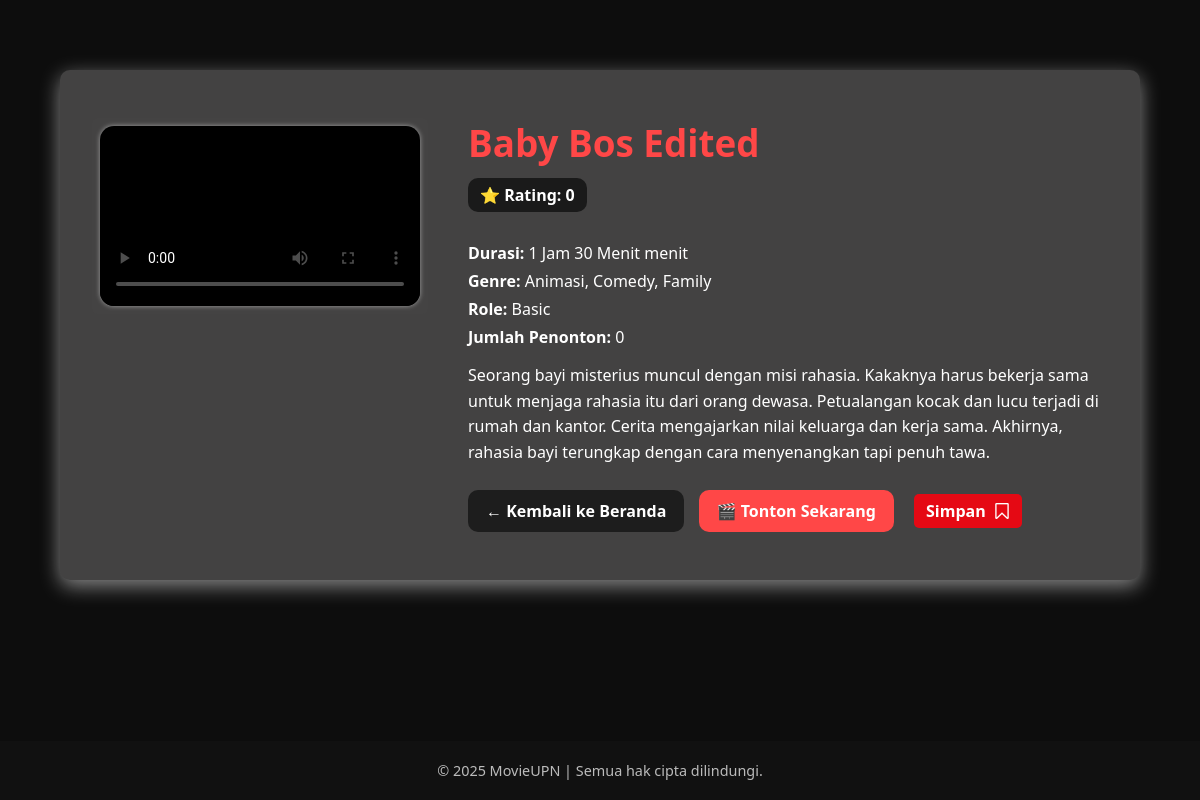
/route.php?page=detail&id=55, run on the app's committed database.
### tables this page shows
CREATE TABLE `video` (
  `id` int NOT NULL,
  `judul` varchar(255) NOT NULL,
  `sinopsis` text,
  `file_video` varchar(255) NOT NULL,
  `thumbnail` varchar(255) DEFAULT NULL,
  `genre` varchar(100) DEFAULT NULL,
  `durasi` varchar(20) DEFAULT NULL,
  `tanggal_upload` datetime DEFAULT CURRENT_TIMESTAMP,
  `role` varchar(50) DEFAULT 'basic',
  `jumlah_view` int DEFAULT '0',
  `jumlah_perating` int DEFAULT '0',
  `rating` int DEFAULT '0',
  `trailer` varchar(255) DEFAULT NULL,
  `indexPencarian` text NOT NULL
);

### src/view/user/detail.php (the view, shortened to what this page needs)
<?php
include __DIR__ . "/../../databases/koneksi.php";
$id = $_GET['id'] ?? '';
$stmt = $connect->prepare("SELECT * FROM video WHERE id = ?");
$stmt->bind_param("s", $id);
$stmt->execute();
$result = $stmt->get_result();
$data = $result->fetch_assoc();
$thumbnailPath = 'src/uploads/thumbnail/' . $data['thumbnail'];
$trailerPath = 'src/uploads/trailer/' . $data['trailer'];
$cek = $connect->prepare("SELECT * FROM simpan_film WHERE id_film = ? AND id_user = ?");
$cek->bind_param("ss", $id, $_SESSION['id_user']);
$cek->execute();
$hasil = $cek->get_result();
if ($hasil->num_rows > 0) {
    $tanda = "src/uploads/icon/bookmarkblack.png";
} else {
    $tanda = "src/uploads/icon/bookmarkwhite.png";
}
?>
<!DOCTYPE html>
<html lang="id">
<head>
    <link rel="stylesheet" href="?page=detail">
</head>
<body>
    <div class="containerUtama">
        <div class="gambarFilm">
            <video controls
                poster="<?= $thumbnailPath ?>"
                controlsList="nodownload"
                disablePictureInPicture>
                <source src="<?= $trailerPath ?>" type="video/mp4">
            </video>
        </div>
        <div class="infoFilm">
            <h1 class="judulFilm"><?= htmlspecialchars($data['judul']); ?></h1>
            <div class="ratingFilm">⭐ Rating: <?= htmlspecialchars($data['rating']); ?></div>
            <div class="infoTambahan">
                <p><strong>Durasi:</strong> <?= htmlspecialchars($data['durasi']); ?> menit</p>
                <p><strong>Genre:</strong> <?= htmlspecialchars($data['genre']); ?></p>
                <p><strong>Role:</strong> <?= htmlspecialchars($data['role']); ?></p>
                <p><strong>Jumlah Penonton:</strong> <?= htmlspecialchars($data['jumlah_view'] ?? 0); ?></p>
            </div>
            <p class="deskripsiFilm">
                <?= htmlspecialchars($data['sinopsis'] ?? 'Belum ada sinopsis untuk film ini.'); ?>
            </p>
            <a href="route.php?page=detail&kembali=cek&id=<?= $id; ?>" class="tombolKembali">← Kembali ke Beranda</a>
            <a href="?page=nonton&id=<?= $id ?>" class="tombolTonton">🎬 Tonton Sekarang</a>
            <a href="?page=simpan&idBukuDiSimpan=<?= $id ?>" class="tombolSimpan">
                Simpan
                <img src="<?= $tanda; ?>" alt="Bookmark Icon">
            </a>
        </div>
    </div>
    <footer>
        <p>© 2025 MovieUPN | Semua hak cipta dilindungi.</p>
    </footer>
</body>
</html>

### src/view/user/userCss/detail.css (style rules this page uses)
* { margin: 0; padding: 0; box-sizing: border-box; font-family: 'Segoe UI', sans-serif; }
body { background-color: #0d0d0d; color: #fff; min-height: 100vh; display: flex; flex-direction: column; }
.containerUtama { background-color: #434242; width: 90%; max-width: 1200px; margin: 70px auto 40px; display: flex; gap: 40px; align-items: flex-start; padding: 3em 2em; border-radius: 10px; box-shadow: 0 6px 20px rgba(255, 255, 255, 0.5); }
.gambarFilm { flex: 1; background-color: #444343; border-radius: 5px; padding: 0.5em; max-width: 600px; align-self: flex-start; overflow: hidden; }
.gambarFilm video { width: 100%; aspect-ratio: 16 / 9; object-fit: contain; border-radius: 14px; box-shadow: 0 0 5px rgba(255, 255, 255, 0.5); background-color: #000; display: block; }
.infoFilm { flex: 2; }
.judulFilm { font-size: 2.3rem; margin-bottom: 10px; color: #ff4747; }
.ratingFilm { background-color: #1a1a1a; display: inline-block; padding: 6px 12px; border-radius: 10px; margin-bottom: 15px; font-weight: bold; }
.infoTambahan { margin: 15px 0; font-size: 1rem; }
.infoTambahan p { margin-bottom: 6px; }
.deskripsiFilm { font-size: 1rem; line-height: 1.6; margin-bottom: 25px; }
.tombolKembali { display: inline-block; background-color: #1d1d1d; color: white; padding: 10px 18px; border-radius: 10px; text-decoration: none; font-weight: bold; transition: all 0.3s ease; margin-right: 10px; }
.tombolTonton { display: inline-block; background-color: #ff4747; color: white; padding: 10px 18px; border-radius: 10px; text-decoration: none; font-weight: bold; transition: all 0.3s ease; }
footer { margin-top: auto; text-align: center; padding: 20px 0; background-color: #111; color: #bbb; font-size: 0.9rem; }
.tombolSimpan { display: inline-flex; align-items: center; gap: 0.5em; padding: 6px 12px; background-color: #e50914; color: #fff; font-weight: bold; text-decoration: none; margin-left: 1em; border-radius: 5px; transition: all 0.3s ease-in-out; }
.tombolSimpan img { width: 1em; height: 1em; display: block; filter: invert(100%); }

### data on the page
video: judul "Baby Bos Edited", rating "0", durasi "1 Jam 30 Menit", genre "Animasi, Comedy, Family", role "Basic", jumlah_view "0", sinopsis "Seorang bayi misterius muncul dengan misi rahasia. Kakaknya harus bekerja sama untuk menjaga rahasia itu dari orang dewasa. Petualangan kocak dan lucu terjadi di rumah dan kantor. Cerita mengajarkan nilai keluarga dan kerja sama. Akhirnya, rahasia bayi terungkap dengan cara menyenangkan tapi penuh tawa."
